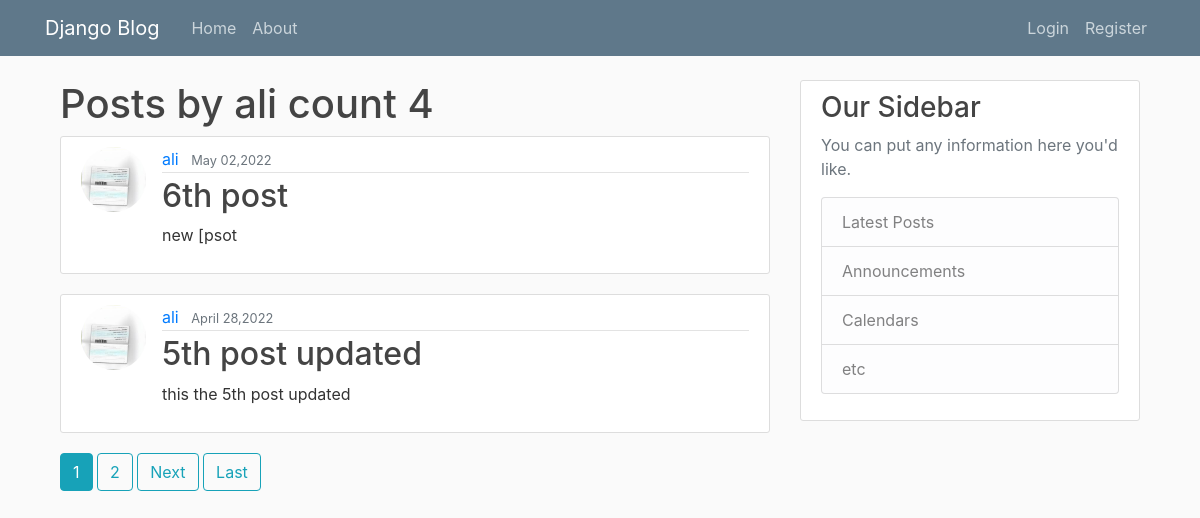
The page /post/ali on the database its author committed.
### blog/models.py (models this page shows, shortened)
class Post(models.Model):
    title = models.CharField(max_length=100)
    content = models.TextField()
    time = models.DateTimeField(default=timezone.now)
    author = models.ForeignKey(User, on_delete=models.CASCADE)

### users/models.py (models this page shows, shortened)
class UserProfile(models.Model):
    user=models.OneToOneField(User,on_delete=models.CASCADE)
    image = models.ImageField(default="default.jpg",upload_to='profile-pics')

### blog/views.py (the view)
# urls.py: path('post/<str:username>', UserPostListView.as_view(), name="user-posts"),
class UserPostListView(ListView):
    model = Post
    template_name = 'blog/user_posts.html'  #blog/post_list.html  (appname/model_viewtype.html)
    context_object_name = 'posts'
    ordering = ['-time']
    paginate_by = 2
    def get_queryset(self):
        user=get_object_or_404(User,username=self.kwargs.get('username'))
        return Post.objects.filter(author=user).order_by('-time')

### blog/templates/blog/user_posts.html (shortened to what this page needs)
{% extends 'blog/base.html' %}
{% block content %}
    <h1>Posts by {{view.kwargs.username}} count {{page_obj.paginator.count}}</h1>
    {% for post in posts %}
      <article class="media content-section">
        <img class="rounded-circle article-img" src="{{ post.author.userprofile.image.url }}"/>
       <div class="media-body">
         <div class="article-metadata">
           <a class="mr-2" href="{% url 'user-posts' post.author.username %}">{{ post.author }}</a>
           <small class="text-muted">{{ post.time|date:'F d,Y'}}</small>
         </div>
        <h2><a class="article-title" href="{% url 'post-detail' post.id %}">{{ post.title }}</a></h2>
        <p class="article-content">{{ post.content }}</p>
    </div>
  </article>
{% endfor %}
{% if is_paginated %}
        {% for num in page_obj.paginator.page_range %}
            {% if page_obj.number == num %}
                <a class="btn btn-info" href="?page={{ num }}">{{ num }}</a>
            {% elif num > page_obj.number|add:'-3' and num < page_obj.number|add:'3' %}
                <a class="btn btn-outline-info" href="?page={{ num }}">{{ num }}</a>
            {% endif %}
        {% endfor %}
        {% if page_obj.has_next %}
            <a class="btn btn-outline-info " href="?page={{page_obj.next_page_number}}">Next</a>
            <a class="btn btn-outline-info " href="?page={{page_obj.paginator.num_pages}}">Last</a>
        {% endif %}
    {% endif %}
{% endblock content %}

### blog/static/blog/main.css (style rules this page uses)
body { background: #fafafa; color: #333333; margin-top: 5rem; }
h1, h2, h3, h4, h5, h6 { color: #444444; }
.content-section { background: #ffffff; padding: 10px 20px; border: 1px solid #dddddd; border-radius: 3px; margin-bottom: 20px; }
.article-title { color: #444444; }
.article-content { white-space: pre-line; }
.article-img { height: 65px; width: 65px; margin-right: 16px; }
.article-metadata { padding-bottom: 1px; margin-bottom: 4px; border-bottom: 1px solid #e3e3e3 }

### rows shown on the page
Post: author.userprofile.image (picture), author "ali", time "May 02,2022", title "6th post", content "new [psot"
Post: author.userprofile.image (picture), author "ali", time "April 28,2022", title "5th post updated", content "this the 5th post updated"

### other values the page prints
{{ view.kwargs.username }} "ali"
{{ page_obj.paginator.count }} "4"
{{ num }} "1"
{{ num }} "2"
